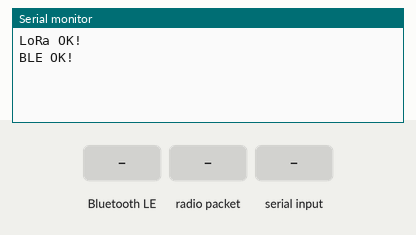
Simulated run of this program. Board: ESP32-S3. On the bench: the last lines printed to the serial monitor. The inputs (shaded band) are chosen by the test bench. No radio packets arrive unless stated; nothing arrives over Bluetooth unless stated; a phone connects over Bluetooth LE 3 s after start.

Above: at 2.2 s.
2.3 s: Bluetooth LE write "ACK:" received
At 3.1 s:
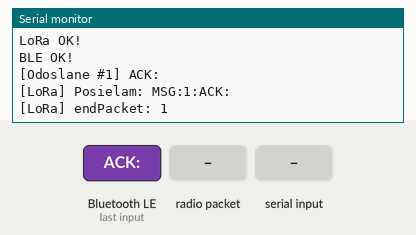
3.8 s: radio packet "ACK:" arrives
At 4.4 s:
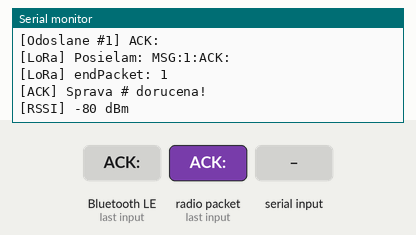
5.3 s: "MSG:\n" received over Serial
At 5.46 s:
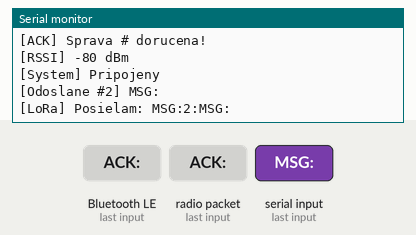
6.8 s: Bluetooth LE write "1" received
At 6.98 s:
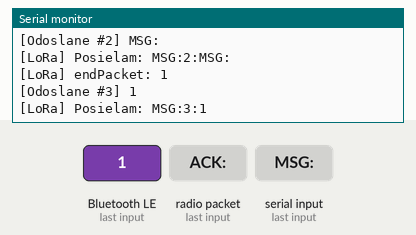
8.3 s: radio packet "MSG:" arrives
At 9.2 s:
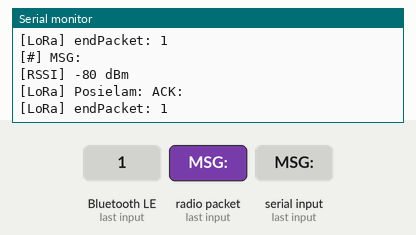

Measured:
- after the input at 2.3 s, the serial monitor: prints a new line at once (image 1)
- after the input at 3.8 s, the serial monitor: prints a new line at once (image 2)
- after the input at 5.3 s, the serial monitor: prints a new line at once (image 3)
- after the input at 6.8 s, the serial monitor: prints a new line at once (image 4)
- after the input at 8.3 s, the serial monitor: prints a new line at once (image 5)

The program:

main.cpp
```cpp
#include <Arduino.h>
#include <SPI.h>
#include <LoRa.h>
#include <BLEDevice.h>
#include <BLEServer.h>
#include <BLEUtils.h>
#include <BLE2902.h>

#define SS   10
#define RST  17
#define DIO0 4

#define SERVICE_UUID           "6E400001-B5B4-4455-8A97-B5F3C4E4B9DC"
#define CHARACTERISTIC_UUID_RX "6E400002-B5B4-4455-8A97-B5F3C4E4B9DC"
#define CHARACTERISTIC_UUID_TX "6E400003-B5B4-4455-8A97-B5F3C4E4B9DC"

BLECharacteristic *pTxCharacteristic;
bool deviceConnected = false;
String loraQueue = "";
bool pendingLoRa = false;
int msgCounter = 0;

void sendBLE(String msg) {
  Serial.println(msg);
  if (deviceConnected) {
    pTxCharacteristic->setValue((msg + "\n").c_str());
    pTxCharacteristic->notify();
    delay(50);
  }
}

class ServerCallbacks : public BLEServerCallbacks {
  void onConnect(BLEServer *pServer) {
    deviceConnected = true;
    delay(500);
    sendBLE("[System] Pripojeny");
  }
  void onDisconnect(BLEServer *pServer) {
    deviceConnected = false;
    BLEDevice::getAdvertising()->start();
  }
};

class RxCallbacks : public BLECharacteristicCallbacks {
  void onWrite(BLECharacteristic *pCharacteristic) {
    std::string s = pCharacteristic->getValue();
    String value = String(s.c_str());
    if (value.length() > 0) {
      msgCounter++;
      loraQueue = "MSG:" + String(msgCounter) + ":" + value;
      pendingLoRa = true;
      sendBLE("[Odoslane #" + String(msgCounter) + "] " + value);
    }
  }
};

void setup() {
  Serial.begin(115200);
  delay(1000);

  SPI.begin(12, 13, 11, 10);
  LoRa.setPins(SS, RST, DIO0);
  while (!LoRa.begin(868E6)) {
    Serial.println("Hladam LoRa...");
    delay(500);
  }
  LoRa.setSyncWord(0x34);
  LoRa.setSpreadingFactor(12);
  LoRa.setSignalBandwidth(62.5E3);
  LoRa.setCodingRate4(8);
  LoRa.enableCrc();
  LoRa.setTxPower(20);
  Serial.println("LoRa OK!");

  BLEDevice::init("Node dom");
  BLEServer *pServer = BLEDevice::createServer();
  pServer->setCallbacks(new ServerCallbacks());
  BLEService *pService = pServer->createService(SERVICE_UUID);
  pTxCharacteristic = pService->createCharacteristic(
    CHARACTERISTIC_UUID_TX, BLECharacteristic::PROPERTY_NOTIFY);
  pTxCharacteristic->addDescriptor(new BLE2902());
  BLECharacteristic *pRxCharacteristic = pService->createCharacteristic(
    CHARACTERISTIC_UUID_RX, BLECharacteristic::PROPERTY_WRITE);
  pRxCharacteristic->setCallbacks(new RxCallbacks());
  pService->start();
  pServer->getAdvertising()->start();
  Serial.println("BLE OK!");
}

void loop() {
  // Prijmi zo Serial pre testovanie
  if (Serial.available()) {
    String input = Serial.readStringUntil('\n');
    input.trim();
    if (input.length() > 0) {
      msgCounter++;
      loraQueue = "MSG:" + String(msgCounter) + ":" + input;
      pendingLoRa = true;
      sendBLE("[Odoslane #" + String(msgCounter) + "] " + input);
    }
  }

  // Odosli z fronty
  if (pendingLoRa) {
    pendingLoRa = false;
    sendBLE("[LoRa] Posielam: " + loraQueue);
    LoRa.beginPacket();
    LoRa.print(loraQueue);
    int result = LoRa.endPacket();
    sendBLE("[LoRa] endPacket: " + String(result) + "\n");
    loraQueue = "";
  }

  // Prijmi LoRa
  int packetSize = LoRa.parsePacket();
  if (packetSize) {
    String received = "";
    while (LoRa.available()) {
      received += (char)LoRa.read();
    }

    static unsigned long lastTime = 0;
    unsigned long now = millis();
    if (now - lastTime > 2000) {
      lastTime = now;
      int rssi = LoRa.packetRssi();

      if (received.startsWith("ACK:")) {
        // Prijali sme ACK
        String id = received.substring(4);
        sendBLE("[ACK] Sprava #" + id + " dorucena!\n");
        sendBLE("[RSSI] " + String(rssi) + " dBm\n");

      } else if (received.startsWith("MSG:")) {
        // Prijali sme spravu, posli ACK
        int firstColon = received.indexOf(':', 4);
        String id = received.substring(4, firstColon);
        String msg = received.substring(firstColon + 1);
        sendBLE("[#" + id + "] " + msg);
        sendBLE("[RSSI] " + String(rssi) + " dBm");
        // ACK do fronty
        loraQueue = "ACK:" + id;
        pendingLoRa = true;
      }
    }
  }

  delay(10);
}
```
